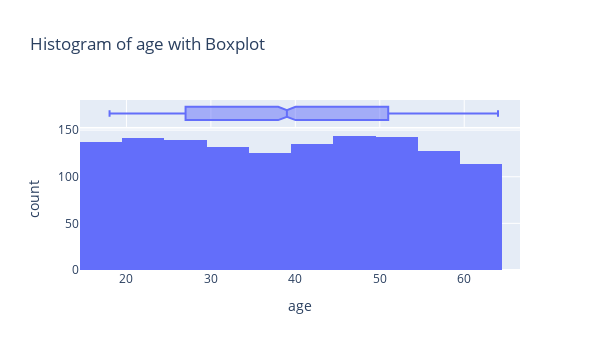
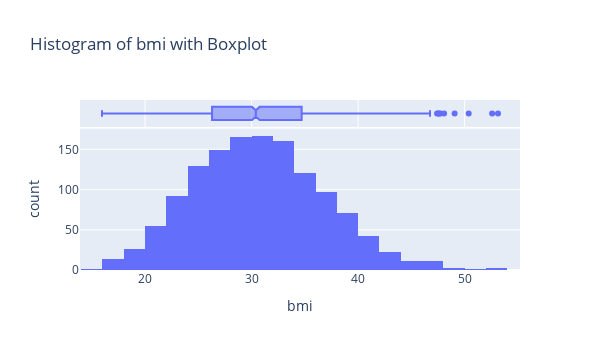
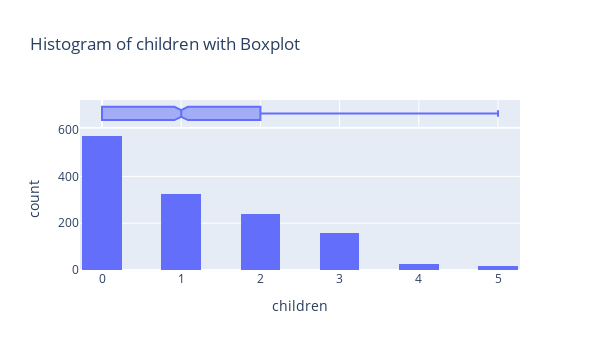
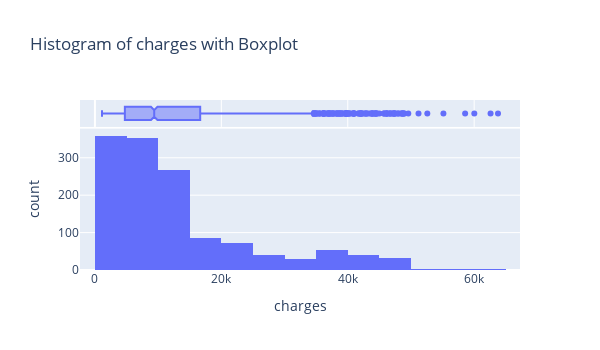

The notebook cell these images were saved under, in order:
### Markdown cell above
### 1. Histogram and boxplot for each numeric column

### Code cell
numeric_cols = ['age', 'bmi', 'children', 'charges']
for col in numeric_cols:
    fig = px.histogram(
        data, 
        x=col, 
        nbins=20, 
        marginal="box",
        title=f"Histogram of {col} with Boxplot",
        width=600,   
        height=350   
    )
    fig.show()

### Figure 1 — Plotly figure (JSON) as saved in the notebook; plotly's stock layout.template omitted (floating-point values rounded to 4 significant figures; data arrays with more than 128 entries replaced by an {"elided": "..."} marker saying what was removed)
{"data": [{"bingroup": "x", "hovertemplate": "age=%{x}<br>count=%{y}<extra></extra>", "legendgroup": "", "marker": {"color": "#636efa", "pattern": {"shape": ""}}, "name": "", "nbinsx": 20, "orientation": "v", "showlegend": false, "type": "histogram", "x": {"elided": "1338 int values"}, "xaxis": "x", "yaxis": "y"}, {"hovertemplate": "age=%{x}<extra></extra>", "legendgroup": "", "marker": {"color": "#636efa"}, "name": "", "notched": true, "showlegend": false, "type": "box", "x": {"elided": "1338 int values"}, "xaxis": "x2", "yaxis": "y2"}], "layout": {"barmode": "relative", "height": 350, "legend": {"tracegroupgap": 0}, "title": {"text": "Histogram of age with Boxplot"}, "width": 600, "xaxis": {"anchor": "y", "domain": [0, 1], "title": {"text": "age"}}, "xaxis2": {"anchor": "y2", "domain": [0, 1], "matches": "x", "showgrid": true, "showticklabels": false}, "yaxis": {"anchor": "x", "domain": [0, 0.8316], "title": {"text": "count"}}, "yaxis2": {"anchor": "x2", "domain": [0.8416, 1], "matches": "y2", "showgrid": false, "showline": false, "showticklabels": false, "ticks": ""}}}

### Figure 2 — Plotly figure (JSON) as saved in the notebook; plotly's stock layout.template omitted (floating-point values rounded to 4 significant figures; data arrays with more than 128 entries replaced by an {"elided": "..."} marker saying what was removed)
{"data": [{"bingroup": "x", "hovertemplate": "bmi=%{x}<br>count=%{y}<extra></extra>", "legendgroup": "", "marker": {"color": "#636efa", "pattern": {"shape": ""}}, "name": "", "nbinsx": 20, "orientation": "v", "showlegend": false, "type": "histogram", "x": {"elided": "1338 float values"}, "xaxis": "x", "yaxis": "y"}, {"hovertemplate": "bmi=%{x}<extra></extra>", "legendgroup": "", "marker": {"color": "#636efa"}, "name": "", "notched": true, "showlegend": false, "type": "box", "x": {"elided": "1338 float values"}, "xaxis": "x2", "yaxis": "y2"}], "layout": {"barmode": "relative", "height": 350, "legend": {"tracegroupgap": 0}, "title": {"text": "Histogram of bmi with Boxplot"}, "width": 600, "xaxis": {"anchor": "y", "domain": [0, 1], "title": {"text": "bmi"}}, "xaxis2": {"anchor": "y2", "domain": [0, 1], "matches": "x", "showgrid": true, "showticklabels": false}, "yaxis": {"anchor": "x", "domain": [0, 0.8316], "title": {"text": "count"}}, "yaxis2": {"anchor": "x2", "domain": [0.8416, 1], "matches": "y2", "showgrid": false, "showline": false, "showticklabels": false, "ticks": ""}}}

### Figure 3 — Plotly figure (JSON) as saved in the notebook; plotly's stock layout.template omitted (floating-point values rounded to 4 significant figures; data arrays with more than 128 entries replaced by an {"elided": "..."} marker saying what was removed)
{"data": [{"bingroup": "x", "hovertemplate": "children=%{x}<br>count=%{y}<extra></extra>", "legendgroup": "", "marker": {"color": "#636efa", "pattern": {"shape": ""}}, "name": "", "nbinsx": 20, "orientation": "v", "showlegend": false, "type": "histogram", "x": {"elided": "1338 int values"}, "xaxis": "x", "yaxis": "y"}, {"hovertemplate": "children=%{x}<extra></extra>", "legendgroup": "", "marker": {"color": "#636efa"}, "name": "", "notched": true, "showlegend": false, "type": "box", "x": {"elided": "1338 int values"}, "xaxis": "x2", "yaxis": "y2"}], "layout": {"barmode": "relative", "height": 350, "legend": {"tracegroupgap": 0}, "title": {"text": "Histogram of children with Boxplot"}, "width": 600, "xaxis": {"anchor": "y", "domain": [0, 1], "title": {"text": "children"}}, "xaxis2": {"anchor": "y2", "domain": [0, 1], "matches": "x", "showgrid": true, "showticklabels": false}, "yaxis": {"anchor": "x", "domain": [0, 0.8316], "title": {"text": "count"}}, "yaxis2": {"anchor": "x2", "domain": [0.8416, 1], "matches": "y2", "showgrid": false, "showline": false, "showticklabels": false, "ticks": ""}}}

### Figure 4 — Plotly figure (JSON) as saved in the notebook; plotly's stock layout.template omitted (floating-point values rounded to 4 significant figures; data arrays with more than 128 entries replaced by an {"elided": "..."} marker saying what was removed)
{"data": [{"bingroup": "x", "hovertemplate": "charges=%{x}<br>count=%{y}<extra></extra>", "legendgroup": "", "marker": {"color": "#636efa", "pattern": {"shape": ""}}, "name": "", "nbinsx": 20, "orientation": "v", "showlegend": false, "type": "histogram", "x": {"elided": "1338 float values"}, "xaxis": "x", "yaxis": "y"}, {"hovertemplate": "charges=%{x}<extra></extra>", "legendgroup": "", "marker": {"color": "#636efa"}, "name": "", "notched": true, "showlegend": false, "type": "box", "x": {"elided": "1338 float values"}, "xaxis": "x2", "yaxis": "y2"}], "layout": {"barmode": "relative", "height": 350, "legend": {"tracegroupgap": 0}, "title": {"text": "Histogram of charges with Boxplot"}, "width": 600, "xaxis": {"anchor": "y", "domain": [0, 1], "title": {"text": "charges"}}, "xaxis2": {"anchor": "y2", "domain": [0, 1], "matches": "x", "showgrid": true, "showticklabels": false}, "yaxis": {"anchor": "x", "domain": [0, 0.8316], "title": {"text": "count"}}, "yaxis2": {"anchor": "x2", "domain": [0.8416, 1], "matches": "y2", "showgrid": false, "showline": false, "showticklabels": false, "ticks": ""}}}
